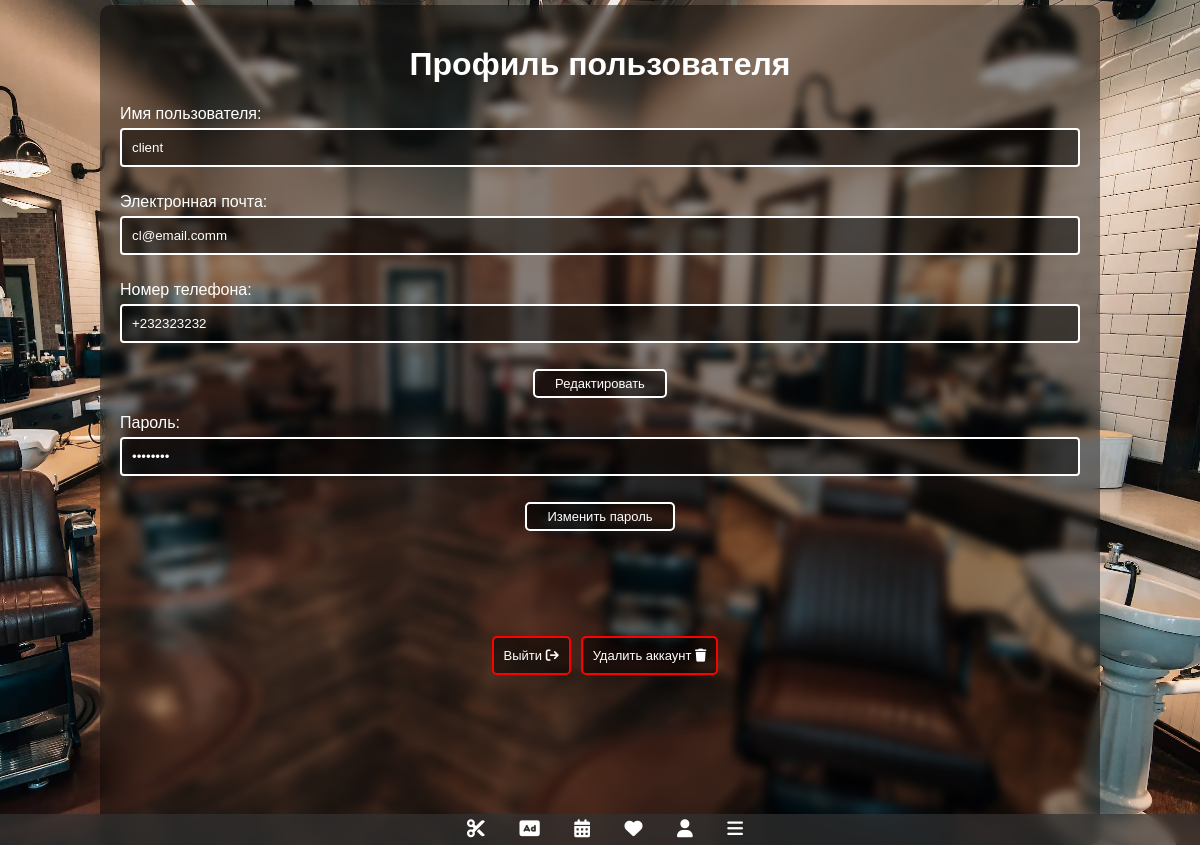
Screenshot of /cl/client_profile/ (signed in) with the database file from the repository.
### main/models.py (models this page shows, shortened)
class CustomUser(AbstractUser):
    id = models.UUIDField(primary_key=True, default=uuid.uuid4, editable=False)
    is_barber = models.BooleanField(default=False)
    phone_number = models.CharField(max_length=20, null=True, blank=True, default="")
    favorite_barbers = models.ManyToManyField('sartaroshxona.Barber', blank=True, related_name='favorited_by')
    agreement = models.BooleanField(default=False)
    country =  models.ForeignKey(Country, on_delete=models.SET_NULL, blank=True, null=True)
    region = models.ForeignKey(Region, on_delete=models.SET_NULL, blank=True, null=True)
    district = models.ForeignKey(District, on_delete=models.SET_NULL, blank=True, null=True)
    city = models.ForeignKey(City, on_delete=models.SET_NULL, blank=True, null=True)
    USERNAME_FIELD = 'username'
    REQUIRED_FIELDS = ['email']
    objects = CustomUserManager()

### clients/views.py (the view)
# urls.py: path('client_profile/', views.client_profile, name='client_profile'),
@login_required
@is_client_required
def client_profile(request):
    user = request.user
    if request.method == 'POST':
        if 'user_info_form' in request.POST:
            user_form = UserProfileForm(request.POST, instance=request.user)
            if user_form.is_valid():
                user_form.save()
                return redirect('client_profile')
        elif 'password_change_form' in request.POST:
            password_change_form = PasswordChangeForm(request.user, request.POST)
            if password_change_form.is_valid():
                user = password_change_form.save()
                update_session_auth_hash(request, user)
                return redirect('client_profile')
    else:
        user_form = UserProfileForm(instance=request.user)
        password_change_form = PasswordChangeForm(request.user)
        user_in_barber_list = Barber.objects.filter(user=user).exists()
    return render(request, 'clients/client_profile.html', {
        'user_form': user_form,
        'password_change_form': password_change_form,
        'user_in_barber_list': user_in_barber_list,
    })

### clients/forms.py
class UserProfileForm(forms.ModelForm):
    class Meta:
        model = CustomUser
        fields = ['username', 'email', 'phone_number']  # Include fields that you want users to edit

### main/validators.py (called while the page is built)
    def get_help_text(self):
        return "Ваш пароль не может содержать последовательности повторяющихся символов (например, '111', '222' и т. д.)."

### clients/templates/clients/client_profile.html (shortened to what this page needs)
{% extends 'main/base.html' %}
{% load static %}
{% block content %}
{% include 'main/navbar.html' %}
<link rel="stylesheet" href="{% static '/css/prof.css' %}">
<div class="container">
  <h1>Профиль пользователя</h1>
  <div id="readOnlyUserMode">
      <p>Имя пользователя: <input type="text" id="username" value="{{ user_form.username.value }}" disabled></p>
      <p>Электронная почта: <input type="email" id="email" value="{{ user_form.email.value }}" disabled></p>
      <p>Номер телефона: <input type="text" name="phone_number" value="{{ user_form.phone_number.value }}" id="phone_number" disabled></p>
      <button id="editUserButton">Редактировать</button>
  </div>
  <div id="readOnlyPasswordMode">
    <p>Пароль: <input type="password" name="old_password" value="********" id="old_password" disabled></p>
    <button id="editPasswordButton">Изменить пароль</button>
  </div>
   <div class="bottom-container">
        <form method="post" action="{% url 'logout' %}" class="logout-form">
            <button style="border-color: red; padding: 10px; margin-left: 10px;" type="submit" onclick="return confirm('Вы уверены, что хотите выйти?')">
                Выйти <i class="fa-solid fa-arrow-right-from-bracket"></i>
            </button>
        </form>
        <form method="post" action="{% url 'delete_account' %}" class="delete-account-form">
            <button style="border-color: red; padding: 10px; margin-left: 10px;" type="submit" onclick="return confirm('Вы уверены, что хотите удалить свой аккаунт?')">
                Удалить аккаунт <i class="fa-solid fa-trash"></i>
            </button>
        </form>
    </div>
</div>
{% endblock %}

### sartaroshxona/static/css/prof.css (style rules this page uses)
body { background: url('../images/backround.jpg'); background-size: cover; background-position: center; color: #fff; font-family: 'Arial', sans-serif; margin: 0; padding: 0; display: flex; justify-content: center; align-items: center; height: 100vh; background-attachment: fixed; background-position: center; background-repeat: no-repeat; background-size: cover; }
.container { text-align: left; width: 80%; backdrop-filter: blur(5px); overflow-y: auto; height: calc(100vh - 40px); margin-top: 50px; border-radius: 10px; padding: 20px; position: relative; min-height: 100vh; background-color: rgba(0, 0, 0, 0.419); }
.container * { color: #fff; }
.container input[type="text"], .container input[type="password"], .container input[type="email"], .container input[type="date"], .container select, .container input[type="tel"], .container input[type="time"] { background-color: rgba(0, 0, 0, 0.5); color: #fff; border: 2px solid #fff; padding: 10px; width: 100%; border-radius: 4px; box-sizing: border-box; margin-bottom: 10px; margin-top: 5px; }
.container h1 { text-align: center; }
.container button { color: #fff; background-color: rgba(0, 0, 0, 0.5); border: 2px solid #fff; padding: 5px 20px; border-radius: 5px; cursor: pointer; margin-top: 10px; font-size: small; margin: 0 auto; display: block; margin-bottom: 1%; }
.bottom-container { margin-top: 100px; padding: 5px; display: flex; flex-wrap: wrap; justify-content: center; margin-bottom: 10px; }
.bottom-container form { margin-bottom: 10px; }

### rows the page displays
CustomUser: username.value "client", email.value "cl@email.comm", phone_number "+232323232"
